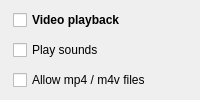
                <widget class="QWidget" name="videoPlaybackGroup" native="true">
                 <property name="accessibleName">
                  <string notr="true">SGroup</string>
                 </property>
                 <layout class="QVBoxLayout" name="verticalLayout_9">
                  <property name="spacing">
                   <number>7</number>
                  </property>
                  <property name="leftMargin">
                   <number>13</number>
                  </property>
                  <property name="topMargin">
                   <number>10</number>
                  </property>
                  <property name="rightMargin">
                   <number>13</number>
                  </property>
                  <property name="bottomMargin">
                   <number>10</number>
                  </property>
                  <item>
                   <layout class="QHBoxLayout" name="horizontalLayout_4">
                    <property name="leftMargin">
                     <number>0</number>
                    </property>
                    <property name="topMargin">
                     <number>0</number>
                    </property>
                    <property name="rightMargin">
                     <number>0</number>
                    </property>
                    <property name="bottomMargin">
                     <number>0</number>
                    </property>
                    <item>
                     <widget class="QCheckBox" name="videoPlaybackCheckBox">
                      <property name="font">
                       <font>
                        <bold>true</bold>
                       </font>
                      </property>
                      <property name="text">
                       <string>Video playback</string>
                      </property>
                     </widget>
                    </item>
                   </layout>
                  </item>
                  <item>
                   <widget class="QWidget" name="videoPlaybackGroupContents" native="true">
                    <layout class="QVBoxLayout" name="verticalLayout_10">
                     <property name="spacing">
                      <number>7</number>
                     </property>
                     <property name="leftMargin">
                      <number>0</number>
                     </property>
                     <property name="topMargin">
                      <number>0</number>
                     </property>
                     <property name="rightMargin">
                      <number>0</number>
                     </property>
                     <property name="bottomMargin">
                      <number>0</number>
                     </property>
                     <item>
                      <widget class="QCheckBox" name="playSoundsCheckBox">
                       <property name="enabled">
                        <bool>true</bool>
                       </property>
                       <property name="sizePolicy">
                        <sizepolicy hsizetype="Minimum" vsizetype="Preferred">
                         <horstretch>0</horstretch>
                         <verstretch>0</verstretch>
                        </sizepolicy>
                       </property>
                       <property name="minimumSize">
                        <size>
                         <width>0</width>
                         <height>0</height>
                        </size>
                       </property>
                       <property name="text">
                        <string>Play sounds</string>
                       </property>
                      </widget>
                     </item>
                     <item>
                      <widget class="QCheckBox" name="allowMp4CheckBox">
                       <property name="toolTip">
                        <string>mp4 and m4v files are blocked by default. They will not be listed or opened unless this is enabled.</string>
                       </property>
                       <property name="text">
                        <string>Allow mp4 / m4v files</string>
                       </property>
                      </widget>
                     </item>
                    </layout>
                   </widget>
                  </item>
                 </layout>
                </widget>
